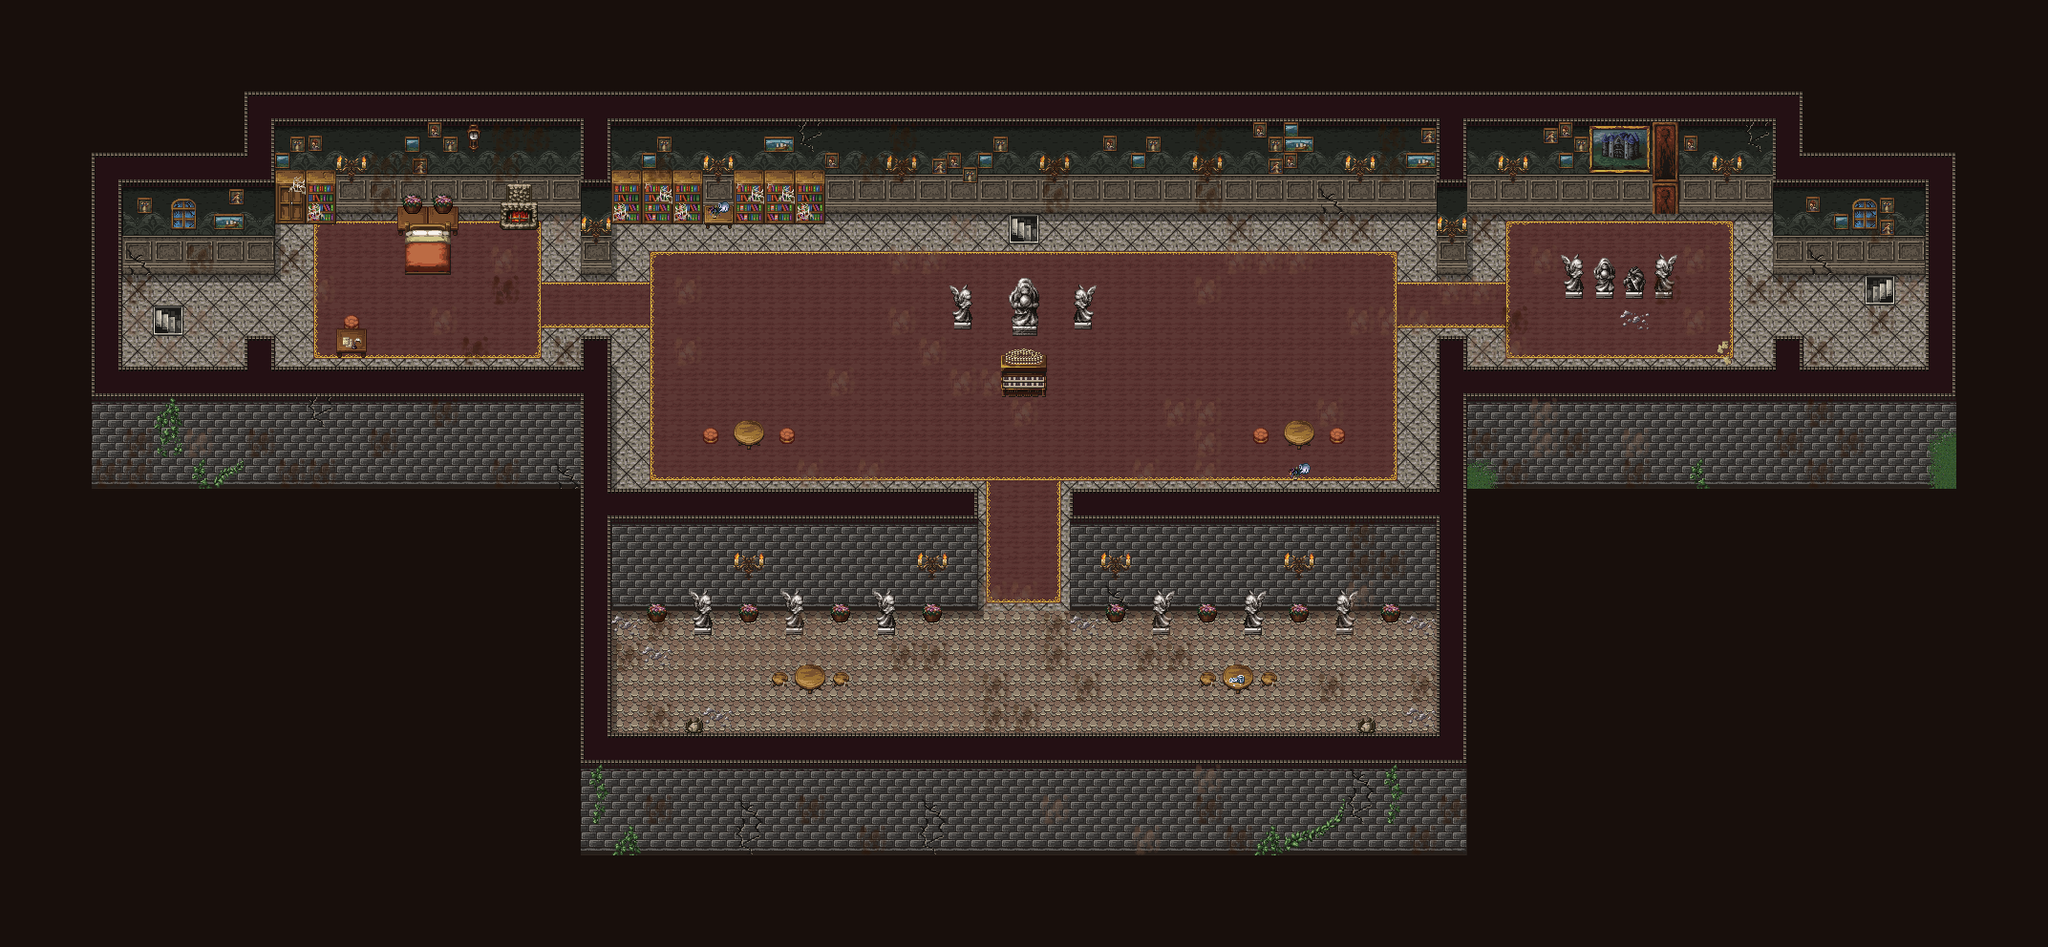

A level layout from a 2D game, rendered from its tile map. Below: a short description, then the map file with tile-grid data replaced by summaries:
An orthogonal 67x31 tile map with 32x32 px tiles, 10 tile layers (floor, shadow-2, objects-4, shadow-1, ...), 2 hidden layers not drawn and 2 objects (TreasureChest, Encounter).

<map version="1.10" tiledversion="1.10.1" orientation="orthogonal" renderorder="right-down" width="67" height="31" tilewidth="32" tileheight="32" infinite="0" nextlayerid="24" nextobjectid="3">
 <editorsettings>
  <export target="16_map-3.tmx" format="tmx" />
 </editorsettings>
 <tileset firstgid="1" source="../16_tmx/16_maptip.tsx" />
 <layer id="2" name="floor" width="67" height="31">
  <data>[2077 cells, 2077 non-empty, 2 distinct tile ids]</data>
 </layer>
 <objectgroup id="23" name="TreasureChest_1">
  <object id="2" type="TreasureChest" x="1379.99" y="689.267" width="34.8996" height="34.8996">
   <properties>
    <property name="TreasureId" type="int" value="22" />
    <property name="unity:IsTrigger" type="bool" value="false" />
   </properties>
  </object>
 </objectgroup>
 <layer id="6" name="shadow-2" width="67" height="31">
  <data>[2077 cells, 100 non-empty, 4 distinct tile ids]</data>
 </layer>
 <layer id="16" name="objects-4" width="67" height="31">
  <data>[2077 cells, 299 non-empty, 9 distinct tile ids]</data>
 </layer>
 <layer id="19" name="shadow-1" width="67" height="31">
  <data>[2077 cells, 0 non-empty, 0 distinct tile ids]</data>
 </layer>
 <layer id="13" name="wall" width="67" height="31">
  <data>[2077 cells, 627 non-empty, 38 distinct tile ids]</data>
 </layer>
 <layer id="10" name="objects-3" width="67" height="31">
  <data>[2077 cells, 158 non-empty, 66 distinct tile ids]</data>
 </layer>
 <layer id="11" name="dirt" width="67" height="31">
  <data>[2077 cells, 183 non-empty, 15 distinct tile ids]</data>
 </layer>
 <layer id="18" name="objects-2" width="67" height="31">
  <data>[2077 cells, 45 non-empty, 24 distinct tile ids]</data>
 </layer>
 <layer id="5" name="chara" width="67" height="31" visible="0">
  <data>[2077 cells, 2 non-empty, 2 distinct tile ids]</data>
 </layer>
 <layer id="21" name="item" width="67" height="31" visible="0">
  <data>[2077 cells, 2 non-empty, 1 distinct tile ids]</data>
 </layer>
 <layer id="8" name="objects-1" width="67" height="31">
  <data>[2077 cells, 17 non-empty, 12 distinct tile ids]</data>
 </layer>
 <layer id="1" name="flame" width="67" height="31">
  <data>[2077 cells, 956 non-empty, 1 distinct tile ids]</data>
 </layer>
 <objectgroup id="22" name="EncounterArea">
  <object id="1" type="Encounter" x="16" y="16" width="2112" height="960">
   <properties>
    <property name="EncounterId" value="encounter_cursed_mansion_2" />
    <property name="unity:IsTrigger" type="bool" value="true" />
   </properties>
  </object>
 </objectgroup>
</map>
